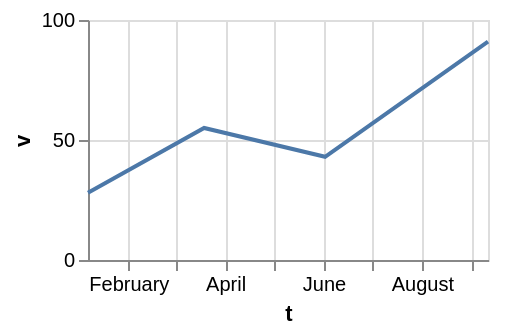

The specification (Vega-Lite) saved for this image:
### Vega-Lite specification from a JSON file in a GitHub repository (floating-point values rounded to 4 significant figures)
{"$schema": "https://vega.github.io/schema/vega-lite/v6.json", "width": 200, "height": 120, "data": {"values": [{"c": "alpha", "v": 28, "w": 3, "t": "2024-01-07"}, {"c": "beta", "v": 55, "w": 7, "t": "2024-03-19"}, {"c": "gamma", "v": 43, "w": 5, "t": "2024-06-02"}, {"c": "delta", "v": 91, "w": 9, "t": "2024-09-11"}]}, "mark": "line", "encoding": {"x": {"field": "t", "type": "temporal"}, "y": {"field": "v", "type": "quantitative"}}, "config": {"line": {"strokeMiterLimit": 8}}}
